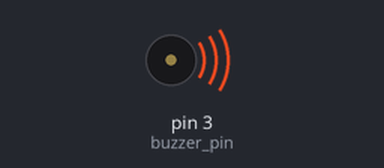
Recording of a sketch running on a simulated Arduino Uno, built with avr-gcc and run on an emulated ATmega328P. On the bench: buzzer (waves = sounding). At 83.5 s the program stops and its outputs stay as they are.

Above: at 0.5 s.
At 7.0 s:
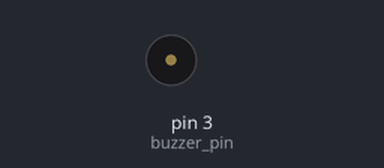
Timing chart, 0 to 8.6 s (numbered marks = the images above):
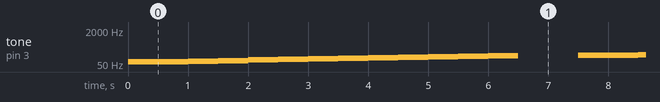

The sketch:

clase_buzzer_v1.ino
```cpp
// Autor: matematicasdeinstituto
// Web  : https://github.com/matematicasdeinstituto/arduino


#include "buzzer_v1.h"

// Conexiones
constexpr int buzzer_pin= 3;

// prototipos de función
void test(Buzzer& buzzer, Octava octava);


int main()
{
    init();

    Buzzer buzzer{buzzer_pin};

    // Vamos a probar la escala a ver si funciona y no hay error
    while (true){
        test(buzzer, Octava::great);
        test(buzzer, Octava::small);
        test(buzzer, Octava::one_line);
        test(buzzer, Octava::two_line);
        test(buzzer, Octava::three_line);

    }
}


void test(Buzzer& buzzer, Octava octava)
{
    buzzer.toca_do(octava);
    delay(500);

    buzzer.toca_do(octava);
    delay(500);

    buzzer.toca_do_sostenido(octava);
    delay(500);

    buzzer.toca_re(octava);
    delay(500);

    buzzer.toca_re_sostenido(octava);
    delay(500);

    buzzer.toca_mi(octava);
    delay(500);

    buzzer.toca_fa(octava);
    delay(500);

    buzzer.toca_fa_sostenido(octava);
    delay(500);

    buzzer.toca_sol(octava);
    delay(500);

    buzzer.toca_sol_sostenido(octava);
    delay(500);

    buzzer.toca_la(octava);
    delay(500);

    buzzer.toca_la_sostenido(octava);
    delay(500);

    buzzer.toca_si(octava);
    delay(500);

    buzzer.stop();
    delay(1000);

}
```

buzzer_v1.h
```cpp
#pragma once

#ifndef __BUZZER_V1_H__
#define __BUZZER_V1_H__

// No he encontrado cómo se llaman estas octavas en español, así que uso el
// inglés.
enum class Octava{
    great, small, one_line, two_line, three_line
};


class Buzzer{
public:
    Buzzer (int pin);

    void toca(int freq); // frecuencia
    void toca(int freq, int t_ms);
    void stop(); // deja de tocar

// Tocamos las notas musicales.
// Por defecto, si no se pasa la octava en la que queremos tocar la nota, es
// la octava one_line.
    void toca_do(Octava octava = Octava::one_line);
    void toca_do_sostenido(Octava octava = Octava::one_line);
    void toca_re(Octava octava = Octava::one_line);
    void toca_re_sostenido(Octava octava = Octava::one_line);
    void toca_mi(Octava octava = Octava::one_line);
    void toca_fa(Octava octava = Octava::one_line);
    void toca_fa_sostenido(Octava octava = Octava::one_line);
    void toca_sol(Octava octava = Octava::one_line);
    void toca_sol_sostenido(Octava octava = Octava::one_line);
    void toca_la(Octava octava = Octava::one_line);
    void toca_la_sostenido(Octava octava = Octava::one_line);
    void toca_si(Octava octava = Octava::one_line);

private:
    int pin_;	// pin al que conectamos el buzzer

// Como definimos las frecuencias private el usuario de la clase
// no tiene acceso a estos valores. Lo que quiero es ocultarle los detalles
// de implementación. Cuando un pianista toca un piano, toca la tecla Do, pero
// no tiene ni idea de si su frecuencia es 261 ó 300 Hz.

// Voy a clasificar las octavas tal como lo hace el piano:
//  great, small, one_line, two_line, three_line, abreviándolas
//    _1 ,   0  ,    1    ,    2    ,     3
//
//  NOTA: En C++ se podría hacer todo esto de forma más sencilla, ya que se
//  puede hacer que el compilador calcule todo esto. Pero estamos aprendiendo,
//  así que hagámoslo de la forma más sencilla que sabemos

    static constexpr int do_1  = 65;
    static constexpr int doS_1 = 69;
    static constexpr int re_1  = 73;
    static constexpr int reS_1 = 78;
    static constexpr int mi_1  = 82;
    static constexpr int fa_1  = 87;
    static constexpr int faS_1 = 92;
    static constexpr int sol_1 = 98;
    static constexpr int solS_1= 104;
    static constexpr int la_1  = 110;
    static constexpr int laS_1 = 117;
    static constexpr int si_1  = 123;

    static constexpr int do0  = 131;
    static constexpr int doS0 = 139;
    static constexpr int re0  = 147;
    static constexpr int reS0 = 156;
    static constexpr int mi0  = 165;
    static constexpr int fa0  = 175;
    static constexpr int faS0 = 185;
    static constexpr int sol0 = 196;
    static constexpr int solS0= 208;
    static constexpr int la0  = 220;
    static constexpr int laS0 = 233;
    static constexpr int si0  = 247;

    static constexpr int do1  = 262;
    static constexpr int doS1 = 277;
    static constexpr int re1  = 294;
    static constexpr int reS1 = 311;
    static constexpr int mi1  = 330;
    static constexpr int fa1  = 349;
    static constexpr int faS1 = 370;
    static constexpr int sol1 = 392;
    static constexpr int solS1= 415;
    static constexpr int la1  = 440;
    static constexpr int laS1 = 466;
    static constexpr int si1  = 494;

    static constexpr int do2  = 523;
    static constexpr int doS2 = 554;
    static constexpr int re2  = 587;
    static constexpr int reS2 = 622;
    static constexpr int mi2  = 659;
    static constexpr int fa2  = 698;
    static constexpr int faS2 = 740;
    static constexpr int sol2 = 784;
    static constexpr int solS2= 831;
    static constexpr int la2  = 880;
    static constexpr int laS2 = 932;
    static constexpr int si2  = 988;

    static constexpr int do3  = 1046;
    static constexpr int doS3 = 1109;
    static constexpr int re3  = 1175;
    static constexpr int reS3 = 1244;
    static constexpr int mi3  = 1318;
    static constexpr int fa3  = 1397;
    static constexpr int faS3 = 1480;
    static constexpr int sol3 = 1568;
    static constexpr int solS3= 1661;
    static constexpr int la3  = 1760;
    static constexpr int laS3 = 1865;
    static constexpr int si3  = 1976;


};


// CUIDADO: como estas funciones se limitan a llamar a otra función
// las defino `inline`. Puede dar la impresión de que esto es lo habitual:
// FALSO!!! Lo normal es definir las funciones dentro de un .ino, y nunca
// dentro del .h. Estas se definen en el .h porque son `inline`.
inline Buzzer::Buzzer(int pin) : pin_{pin}
{
    pinMode(pin_, OUTPUT);
}

inline void Buzzer::toca(int freq)
{
    tone(pin_, freq);
}

inline void Buzzer::toca(int freq, int t_ms)
{
    tone(pin_, freq, t_ms);
}

inline void Buzzer::stop()
{
    noTone(pin_);
}

#endif
```

buzzer_v1.ino
```cpp
#include "buzzer_v1.h"

void Buzzer::toca_do(Octava octava)
{
    switch(octava){
        break; case Octava::great       : toca(do_1);
        break; case Octava::small       : toca(do0);
        break; case Octava::one_line    : toca(do1);
        break; case Octava::two_line    : toca(do2);
        break; case Octava::three_line  : toca(do3);
    }
}

void Buzzer::toca_do_sostenido(Octava octava)
{
    switch(octava){
        break; case Octava::great       : toca(doS_1);
        break; case Octava::small       : toca(doS0);
        break; case Octava::one_line    : toca(doS1);
        break; case Octava::two_line    : toca(doS2);
        break; case Octava::three_line  : toca(doS3);
    }
}


void Buzzer::toca_re(Octava octava)
{
    switch(octava){
        break; case Octava::great       : toca(re_1);
        break; case Octava::small       : toca(re0);
        break; case Octava::one_line    : toca(re1);
        break; case Octava::two_line    : toca(re2);
        break; case Octava::three_line  : toca(re3);
    }
}


void Buzzer::toca_re_sostenido(Octava octava)
{
    switch(octava){
        break; case Octava::great       : toca(reS_1);
        break; case Octava::small       : toca(reS0);
        break; case Octava::one_line    : toca(reS1);
        break; case Octava::two_line    : toca(reS2);
        break; case Octava::three_line  : toca(reS3);
    }
}


void Buzzer::toca_mi(Octava octava)
{
    switch(octava){
        break; case Octava::great       : toca(mi_1);
        break; case Octava::small       : toca(mi0);
        break; case Octava::one_line    : toca(mi1);
        break; case Octava::two_line    : toca(mi2);
        break; case Octava::three_line  : toca(mi3);
    }
}


void Buzzer::toca_fa(Octava octava)
{
    switch(octava){
        break; case Octava::great       : toca(fa_1);
        break; case Octava::small       : toca(fa0);
        break; case Octava::one_line    : toca(fa1);
        break; case Octava::two_line    : toca(fa2);
        break; case Octava::three_line  : toca(fa3);
    }
}


void Buzzer::toca_fa_sostenido(Octava octava)
{
    switch(octava){
        break; case Octava::great       : toca(faS_1);
        break; case Octava::small       : toca(faS0);
        break; case Octava::one_line    : toca(faS1);
        break; case Octava::two_line    : toca(faS2);
        break; case Octava::three_line  : toca(faS3);
    }
}


void Buzzer::toca_sol(Octava octava)
{
    switch(octava){
        break; case Octava::great       : toca(sol_1);
        break; case Octava::small       : toca(sol0);
        break; case Octava::one_line    : toca(sol1);
        break; case Octava::two_line    : toca(sol2);
        break; case Octava::three_line  : toca(sol3);
    }
}


void Buzzer::toca_sol_sostenido(Octava octava)
{
    switch(octava){
        break; case Octava::great       : toca(solS_1);
        break; case Octava::small       : toca(solS0);
        break; case Octava::one_line    : toca(solS1);
        break; case Octava::two_line    : toca(solS2);
        break; case Octava::three_line  : toca(solS3);
    }
}


void Buzzer::toca_la(Octava octava)
{
    switch(octava){
        break; case Octava::great       : toca(la_1);
        break; case Octava::small       : toca(la0);
        break; case Octava::one_line    : toca(la1);
        break; case Octava::two_line    : toca(la2);
        break; case Octava::three_line  : toca(la3);
    }
}

void Buzzer::toca_la_sostenido(Octava octava)
{
    switch(octava){
        break; case Octava::great       : toca(laS_1);
        break; case Octava::small       : toca(laS0);
        break; case Octava::one_line    : toca(laS1);
        break; case Octava::two_line    : toca(laS2);
        break; case Octava::three_line  : toca(laS3);
    }
}


void Buzzer::toca_si(Octava octava)
{
    switch(octava){
        break; case Octava::great       : toca(si_1);
        break; case Octava::small       : toca(si0);
        break; case Octava::one_line    : toca(si1);
        break; case Octava::two_line    : toca(si2);
        break; case Octava::three_line  : toca(si3);
    }
}
```

Measured:
- by itself, tone on pin 3 (buzzer_pin): plays 65 Hz for 1.0 s, 69 Hz for 0.50 s, 73 Hz for 0.50 s, 78 Hz for 0.50 s, 82 Hz for 0.50 s, 87 Hz for 0.50 s … (133 notes in this stretch)
